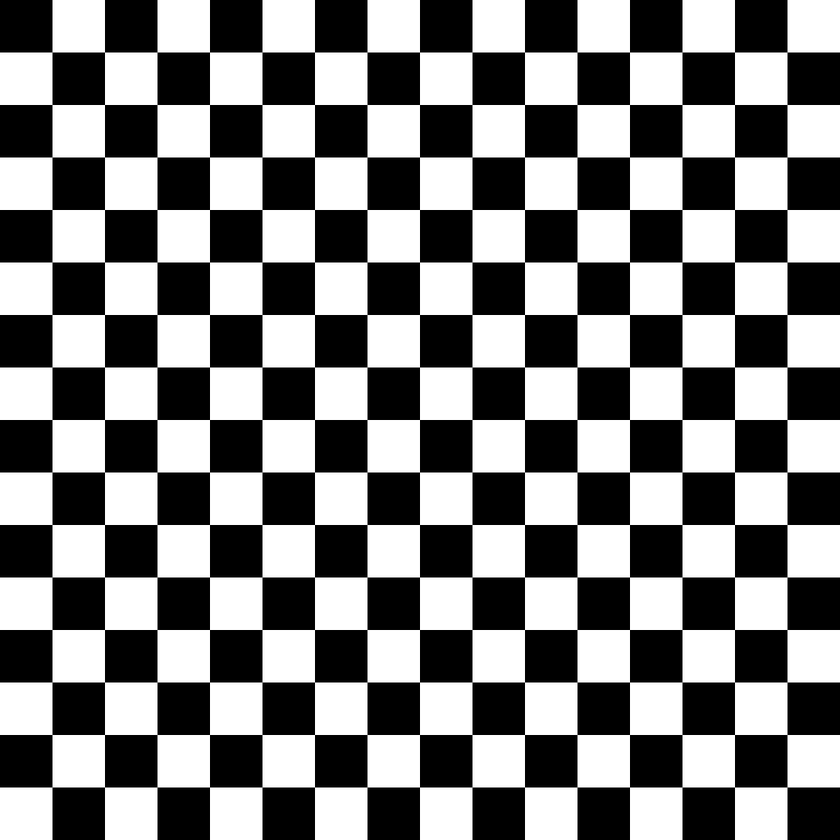
%> input picture checkerboard.tif, 840 x 840 px, shrunk from 1024 x 1024 before the run
$ octave edge_detection.m   (GNU Octave 9; MATLAB toolbox functions it lacks are replaced by stand-ins)
%> lines starting %> are read from the running program, lines starting %| are printed output that depends on the picture; in (x1, y1, x2, y2) boxes, pixels count from 0 and x2, y2 are one past the last pixel; in counts of white or black regions, pixels touching at a corner belong together; the program's own positions count from 1
%Read and display the input image
I = imread('checkerboard.tif');
%> I is the input picture: size 840x840 uint8; min 0, max 255, mean 127.5
figure
imshow(I);
hold on;

%Compute the integral image.
intImage = integralImage(I);
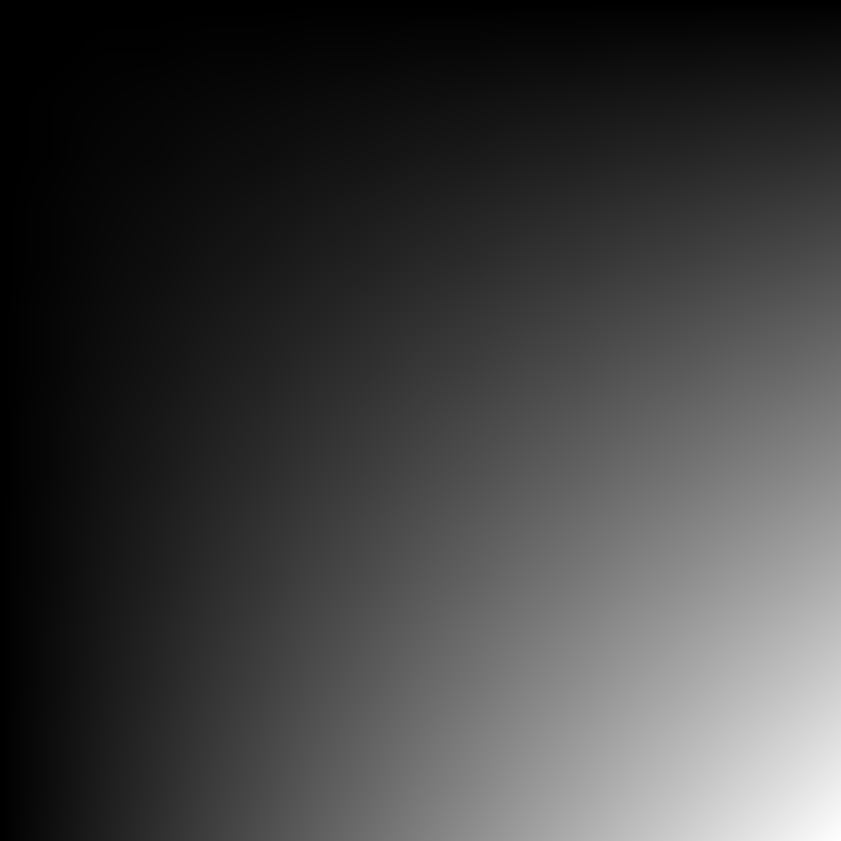
%> intImage: size 841x841 double; min 0, max 89970688, mean 22405050.6; drawn with min black and max white

%edge(image, filter type, treshhold=[], direction)
Hz = edge(I,'sobel','horizontal');
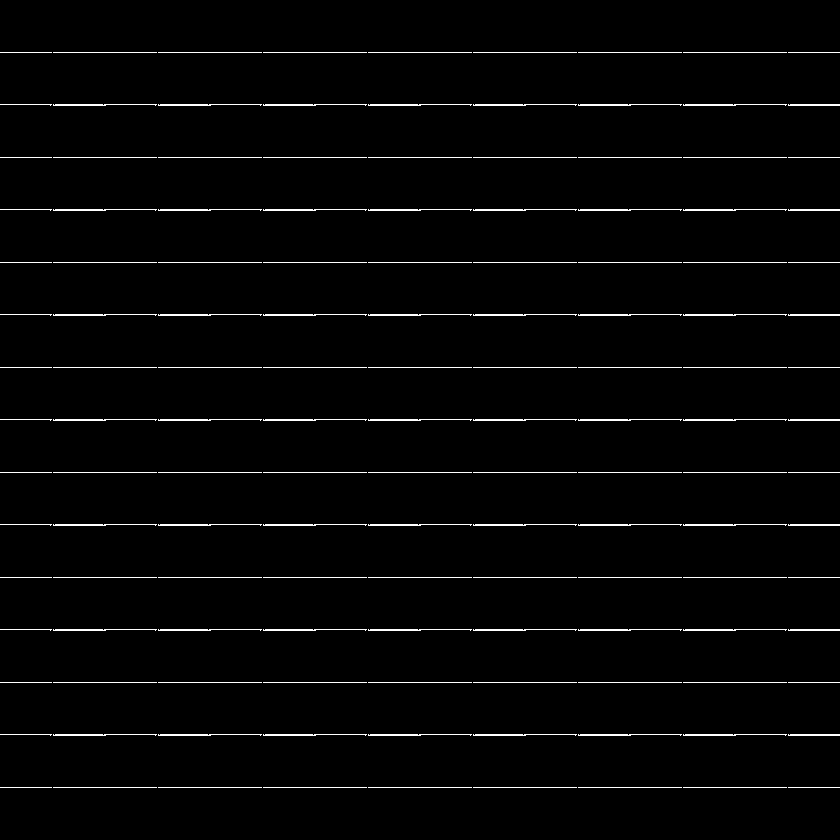
%> Hz: size 840x840 logical; 2.2% white in thin lines or dots, all inside (x1, y1, x2, y2) = (0, 52, 840, 788)
Vr = edge(I,'sobel','vertical');
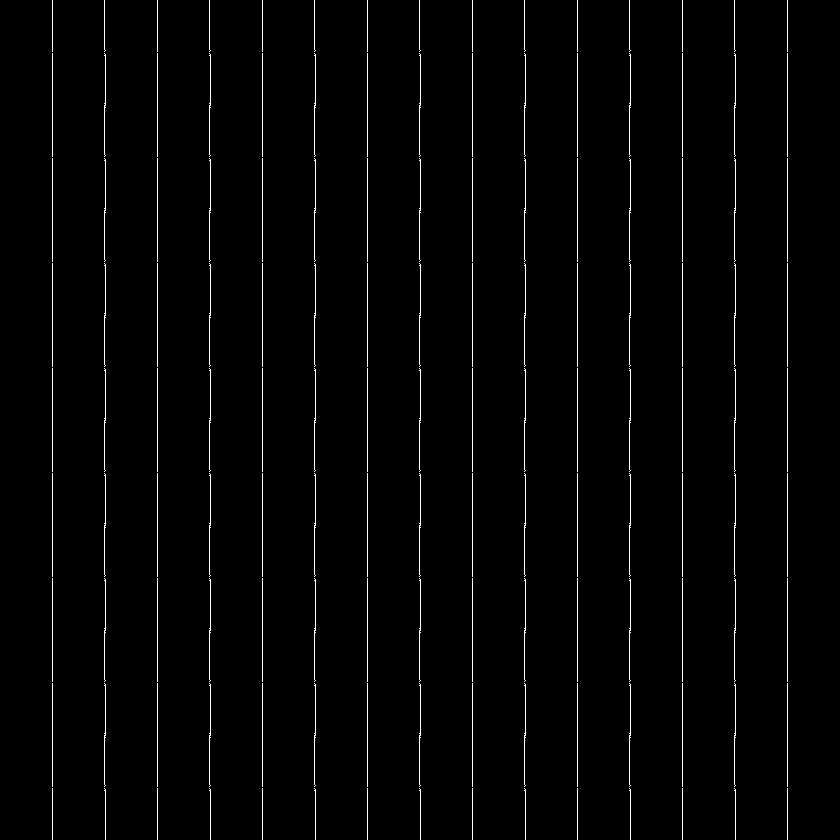
%> Vr: size 840x840 logical; 1.8% white in thin lines or dots, all inside (x1, y1, x2, y2) = (52, 0, 788, 840)

%showing results
figure
imshow(Hz);
figure
imshow(Vr);
